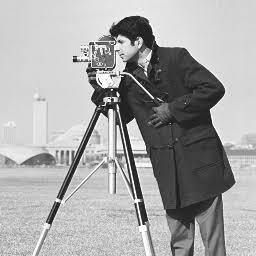
#> input picture DIP ( Digital Image Processing )/Horizontal_flip.jpg, 256 x 256 px, found by its file name
$ python division_of_two_grayscale_image.py
#> lines starting #> are read from the running program, lines starting #| are printed output that depends on the picture

from PIL import Image
import numpy as np
import matplotlib.pyplot as plt

img1 = Image.open(r"D:\BCA\PROGRAMMING LANGUAGES\PYTHON\DIP ( Digital Image Processing )\Horizontal_flip.jpg").convert("L")
img2 = Image.open(r"D:\BCA\PROGRAMMING LANGUAGES\PYTHON\DIP ( Digital Image Processing )\Vertical_flip.jpg").convert("L")
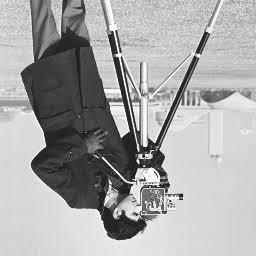
#> input picture DIP ( Digital Image Processing )/Vertical_flip.jpg, 256 x 256 px, found by its file name

img2 = img2.resize(img1.size)

a = np.array(img1, dtype=float)
b = np.array(img2, dtype=float)

img3 = np.divide(a, b, out=np.zeros_like(a), where=b != 0)
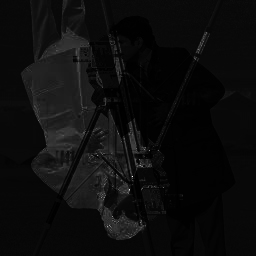
#> img3: shape (256, 256) float64; min 0.0352, max 28.43, mean 1.5; drawn with min black and max white
img3 = np.clip(img3, 0, 255).astype(np.uint8)

plt.subplot(1, 3, 1)
plt.imshow(img1, cmap='gray')
plt.title("Image 1")
plt.axis('off')

plt.subplot(1, 3, 2)
plt.imshow(img2, cmap='gray')
plt.title("Image 2")
plt.axis('off')

plt.subplot(1, 3, 3)
plt.imshow(img3, cmap='gray')
plt.title("Division Result")
plt.axis('off')

plt.tight_layout()
plt.show()
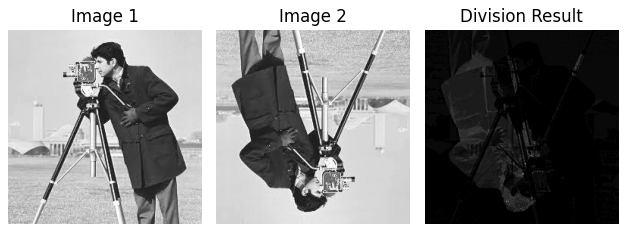
#> figure drawn by matplotlib, 3 panels
